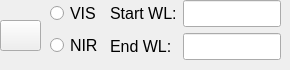
    <widget class="QWidget" name="tab_4">
     <attribute name="title">
      <string>Peak fitting</string>
     </attribute>
     <widget class="QWidget" name="formLayoutWidget">
      <property name="geometry">
       <rect>
        <x>110</x>
        <y>0</y>
        <width>171</width>
        <height>61</height>
       </rect>
      </property>
      <layout class="QFormLayout" name="formLayout">
       <item row="0" column="0">
        <widget class="QLabel" name="label_32">
         <property name="font">
          <font>
           <pointsize>12</pointsize>
           <weight>50</weight>
           <bold>false</bold>
          </font>
         </property>
         <property name="text">
          <string>Start WL:</string>
         </property>
        </widget>
       </item>
       <item row="0" column="1">
        <widget class="QLineEdit" name="lineEdit_21">
         <property name="font">
          <font>
           <pointsize>12</pointsize>
          </font>
         </property>
        </widget>
       </item>
       <item row="1" column="0">
        <widget class="QLabel" name="label_33">
         <property name="font">
          <font>
           <pointsize>12</pointsize>
           <weight>50</weight>
           <bold>false</bold>
          </font>
         </property>
         <property name="text">
          <string>End WL:</string>
         </property>
        </widget>
       </item>
       <item row="1" column="1">
        <widget class="QLineEdit" name="lineEdit_22">
         <property name="font">
          <font>
           <pointsize>12</pointsize>
          </font>
         </property>
        </widget>
       </item>
      </layout>
     </widget>
     <widget class="QWidget" name="verticalLayoutWidget_5">
      <property name="geometry">
       <rect>
        <x>50</x>
        <y>0</y>
        <width>52</width>
        <height>61</height>
       </rect>
      </property>
      <layout class="QVBoxLayout" name="verticalLayout_6">
       <item>
        <widget class="QRadioButton" name="radioButton_4">
         <property name="font">
          <font>
           <pointsize>12</pointsize>
           <weight>50</weight>
           <bold>false</bold>
          </font>
         </property>
         <property name="text">
          <string>VIS</string>
         </property>
        </widget>
       </item>
       <item>
        <widget class="QRadioButton" name="radioButton_6">
         <property name="font">
          <font>
           <pointsize>12</pointsize>
           <weight>50</weight>
           <bold>false</bold>
          </font>
         </property>
         <property name="text">
          <string>NIR</string>
         </property>
        </widget>
       </item>
      </layout>
     </widget>
     <widget class="QPushButton" name="CurveFitting">
      <property name="geometry">
       <rect>
        <x>0</x>
        <y>20</y>
        <width>41</width>
        <height>31</height>
       </rect>
      </property>
      <property name="autoFillBackground">
       <bool>false</bool>
      </property>
      <property name="text">
       <string/>
      </property>
      <property name="icon">
       <iconset>
        <normaloff>Image/gaussian-function2.png</normaloff>Image/gaussian-function2.png</iconset>
      </property>
      <property name="iconSize">
       <size>
        <width>40</width>
        <height>40</height>
       </size>
      </property>
     </widget>
    </widget>
